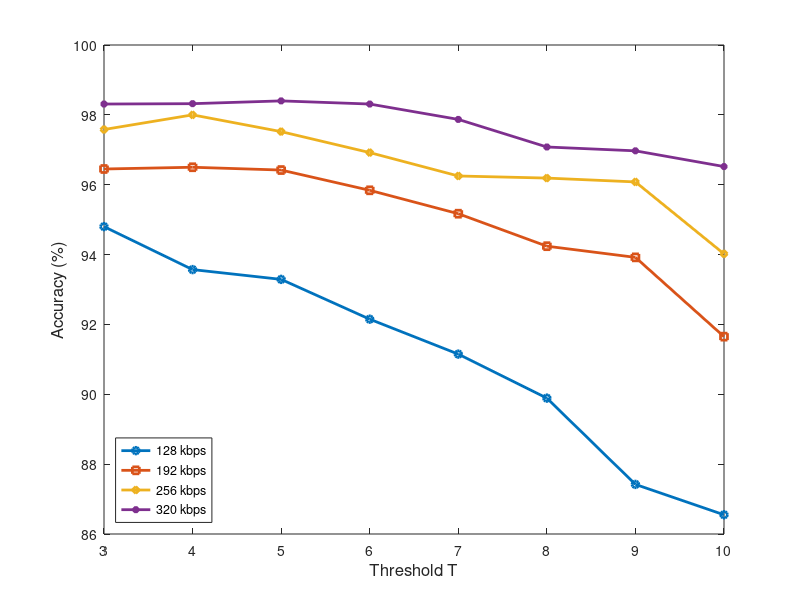
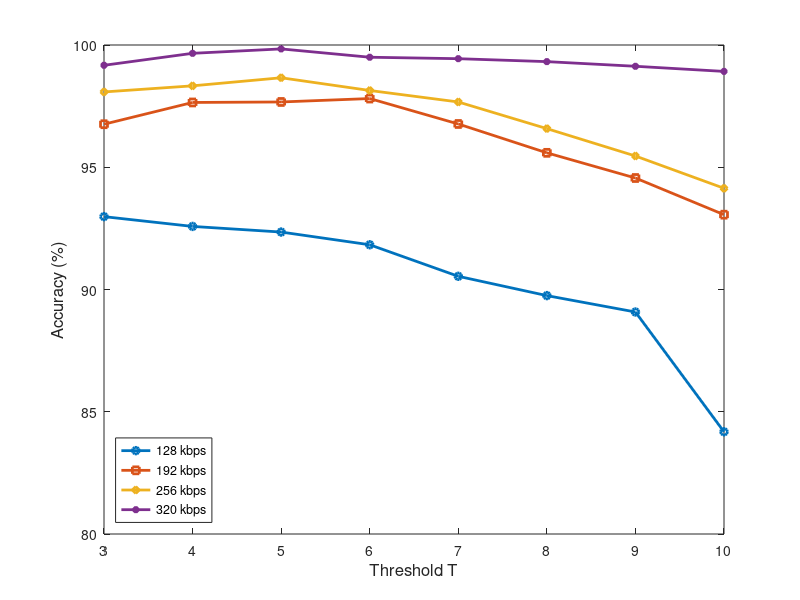
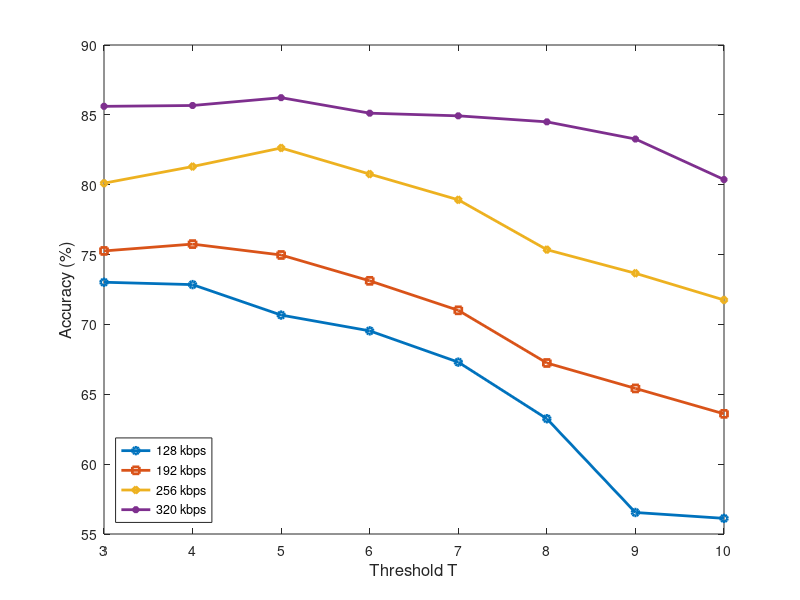

MATLAB code to generate these figures, in order:
close all;

T = [3,4,5,6,7,8,9,10];

%% MP3Stego
ACC_MP3Stego_128 = [94.80, 93.57, 93.29, 92.15, 91.15, 89.89, 87.42, 86.55];
ACC_MP3Stego_192 = [96.45, 96.50, 96.42, 95.84, 95.17, 94.24, 93.92, 91.65];
ACC_MP3Stego_256 = [97.58, 98.00, 97.52, 96.92, 96.25, 96.19, 96.08, 94.02];
ACC_MP3Stego_320 = [98.31, 98.32, 98.40, 98.31, 97.87, 97.08, 96.97, 96.52];


%% HCM
ACC_HCM_128 = [92.98, 92.58, 92.35, 91.83, 90.54, 89.75, 89.08, 84.18];
ACC_HCM_192 = [96.76, 97.65, 97.67, 97.81, 96.77, 95.59, 94.56, 93.06];
ACC_HCM_256 = [98.08, 98.33, 98.66, 98.14, 97.67, 96.58, 95.46, 94.14];
ACC_HCM_320 = [99.17, 99.66, 99.84, 99.50, 99.44, 99.32, 99.13, 98.92];

%% EECS
ACC_EECS_128 = [73.02, 72.85, 70.67, 69.54, 67.30, 63.25, 56.54, 56.12];
ACC_EECS_192 = [75.26, 75.75, 74.97, 73.12, 71.01, 67.24, 65.42, 63.60];
ACC_EECS_256 = [80.11, 81.30, 82.63, 80.76, 78.92, 75.35, 73.66, 71.75];
ACC_EECS_320 = [85.61, 85.67, 86.23, 85.12, 84.93, 84.50, 83.27, 80.37];

figure(1);
plot(T, ACC_MP3Stego_128, '-o', 'linewidth', 2, 'MarkerSize', 5);hold on;
plot(T, ACC_MP3Stego_192, '-s', 'linewidth', 2, 'MarkerSize', 5);hold on;
plot(T, ACC_MP3Stego_256, '-d', 'linewidth', 2, 'MarkerSize', 5);hold on;
plot(T, ACC_MP3Stego_320, '-*', 'linewidth', 2, 'MarkerSize', 5);hold on;
xlabel('Threshold T', 'FontSize', 12);
ylabel('Accuracy (%)', 'FontSize', 12);
legend('128 kbps', '192 kbps', '256 kbps', '320 kbps', 'Location', 'SouthWest');

figure(2);
plot(T, ACC_HCM_128, '-o', 'linewidth', 2, 'MarkerSize', 5);hold on;
plot(T, ACC_HCM_192, '-s', 'linewidth', 2, 'MarkerSize', 5);hold on;
plot(T, ACC_HCM_256, '-d', 'linewidth', 2, 'MarkerSize', 5);hold on;
plot(T, ACC_HCM_320, '-*', 'linewidth', 2, 'MarkerSize', 5);hold on;
xlabel('Threshold T', 'FontSize', 12);
ylabel('Accuracy (%)', 'FontSize', 12);
legend('128 kbps', '192 kbps', '256 kbps', '320 kbps', 'Location', 'SouthWest');

figure(3);
plot(T, ACC_EECS_128, '-o', 'linewidth', 2, 'MarkerSize', 5);hold on;
plot(T, ACC_EECS_192, '-s', 'linewidth', 2, 'MarkerSize', 5);hold on;
plot(T, ACC_EECS_256, '-d', 'linewidth', 2, 'MarkerSize', 5);hold on;
plot(T, ACC_EECS_320, '-*', 'linewidth', 2, 'MarkerSize', 5);hold on;
xlabel('Threshold T', 'FontSize', 12);
ylabel('Accuracy (%)', 'FontSize', 12);
legend('128 kbps', '192 kbps', '256 kbps', '320 kbps', 'Location', 'SouthWest');